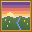

Rendered tile map (Tiled .tmx) drawn with the repository's tilesets; below, a short description and the full map source, tile grids included:
An orthogonal 2x2 tile map with 16x16 px tiles, 2 tile layers (Back, Front).

<map version="1.4" tiledversion="1.4.2" orientation="orthogonal" renderorder="right-down" width="2" height="2" tilewidth="16" tileheight="16" infinite="0" nextlayerid="4" nextobjectid="1">
 <tileset firstgid="1" name="z_blinxxy.MuseArt_LupiniHallWall" tilewidth="16" tileheight="16" tilecount="18" columns="9">
  <image source="hall_wall.png" width="144" height="32" />
 </tileset>
 <layer id="1" name="Back" width="2" height="2">
  <data encoding="csv">
0,0,
0,0
</data>
 </layer>
 <layer id="2" name="Front" width="2" height="2">
  <data encoding="csv">
3,4,
12,13
</data>
 </layer>
</map>
